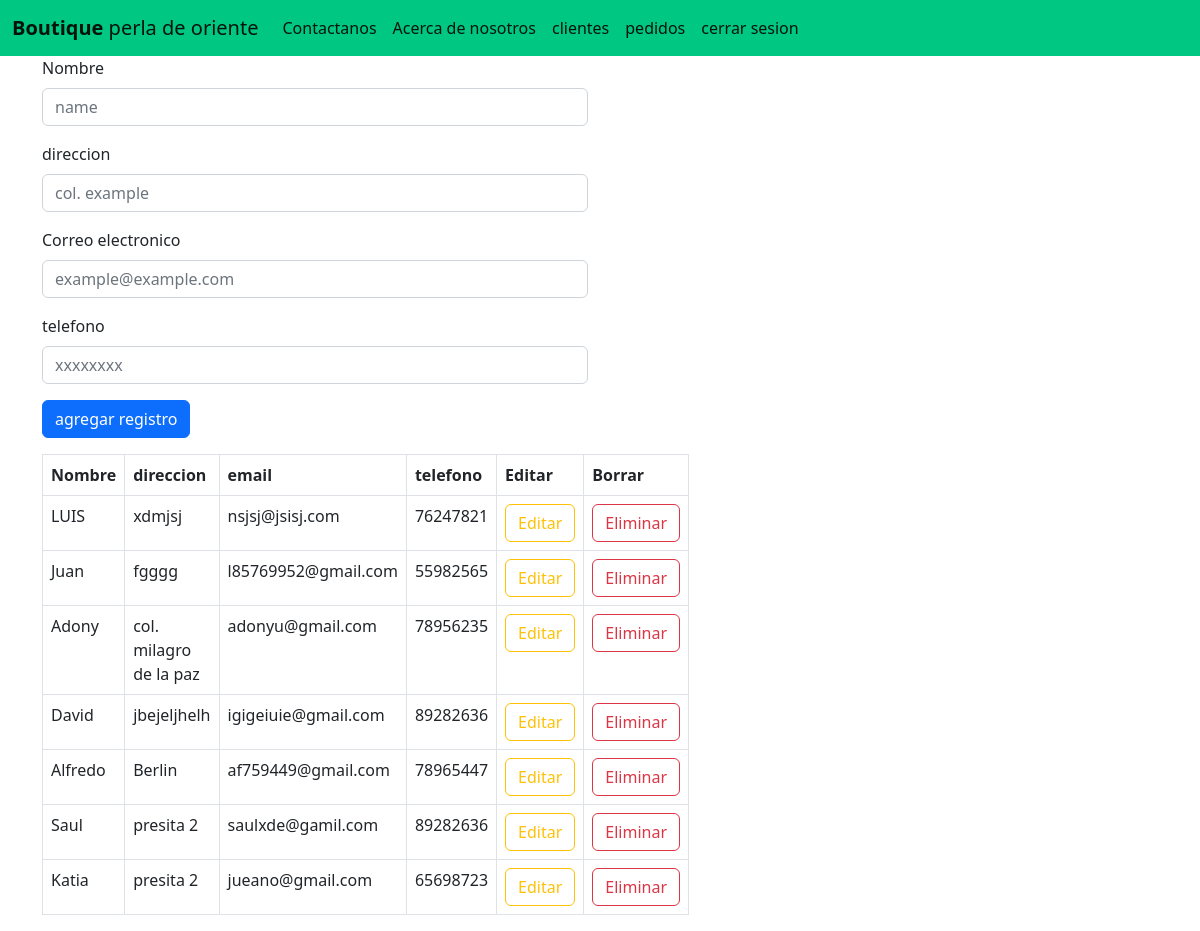
/clientes/, run on the app's committed database.
### app_tablas/models.py (models this page shows, shortened)
class Cliente(models.Model):
    nombre = models.CharField(max_length=50)
    direccion = models.CharField(max_length=80)
    email = models.EmailField()
    tfno = models.CharField(max_length=9)

### app_tablas/views.py (the view)
# urls.py: path('clientes/', clientes),
def clientes(request):
    cliente = Cliente.objects.all()
    return render(request, "clientes.html", {"cliente":cliente})

### app_tablas/Templates/clientes.html (shortened to what this page needs)
{%load static%}
<!DOCTYPE html>
<head>
    <link href="{%static 'lib/bootstrap/css/bootstrap.css'%}" rel="stylesheet" >
<body>
    <nav class="navbar  navbar-expand" style="background-color: #00c781;">
        <div class="container-fluid">
          <a class="navbar-brand" href="/principal"><b>Boutique</b> perla de oriente</a>
              <ul class="navbar-nav me-auto mb-2 mb-lg-0">
                <li class="nav-item">
                  <a class="nav-link active" aria-current="page" href="/contacto">Contactanos</a>
                </li>
                <li class="nav-item">
                  <a class="nav-link active" href="/about">Acerca de nosotros</a>
                </li>
                <li class="nav-item">
                  <a class="nav-link active" href="/clientes">clientes</a>
                </li>
                <li class="nav-item">
                  <a class="nav-link active" href="/pedidos">pedidos</a>
                </li>
                <li class="nav-item">
                  <a class="nav-link active" href="/cerrarsesion/">cerrar sesion</a>
                </li>
          </div>
      </nav>
{% block content%}
      <div class="container text-centyer">
        <div class="row">
          <div class="col-6 ">
            <form action="/regclientes/", method="post">{% csrf_token %}
              <div class="mb-3">
                <label for="exampleFormControlInput1" class="form-label">Nombre</label>
                <input type="text" class="form-control" name="name1"  id="name1" placeholder="name">
              </div>
              <div class="mb-3">
                <label for="exampleFormControlInput1" class="form-label">direccion</label>
                <input type="text" class="form-control" name="dic1" id="dic1" placeholder="col. example">
              </div>
              <div class="mb-3">
                <label for="exampleFormControlInput1" class="form-label">Correo electronico</label>
                <input type="email" class="form-control" name="ema1"  id="ema1"placeholder="example@example.com">
              </div>
              <div class="mb-3">
                <label for="exampleFormControlInput1" class="form-label">telefono</label>
                <input type="text" class="form-control" name="tfno1" id="tfno1" placeholder="xxxxxxxx">
              </div>
              <div class="col-auto">
            <button type="submit" class="btn btn-primary mb-3">agregar registro</button>
          </div>
        </form>
            <table id="mostrar" class="table table-bordered table-hover">
              <thead>
                <tr>
                <th>Nombre</th>
                <th>direccion</th>
                <th>email</th>
                <th>telefono</th>
                <th>Editar</th>
                <th>Borrar</th>
              </tr>
              </thead>
              <tbody>
                {%for cli in cliente %}
                <tr>
                  <td>{{cli.nombre}}</td>
                  <td>{{cli.direccion}}</td>
                  <td>{{cli.email}}</td>
                  <td>{{cli.tfno}}</td>
                  <td><a href="/editclientes/{{cli.id}}" class="btn btn-outline-warning">Editar</a></td>
                  <td><a href="/elimclientes/{{cli.id}}" class="btn btn-outline-danger">Eliminar</a></td>
                  {% endfor %}
                </tr>
              </tbody>
            </table>
          </div>
        </div>
      </div>
      {% endblock %}
</body>

### data on the page
Cliente: nombre "LUIS", direccion "xdmjsj", email "nsjsj@jsisj.com", tfno "76247821"
Cliente: nombre "Juan", direccion "fgggg", email "l85769952@gmail.com", tfno "55982565"
Cliente: nombre "Adony", direccion "col. milagro de la paz", email "adonyu@gmail.com", tfno "78956235"
Cliente: nombre "David", direccion "jbejeljhelh", email "igigeiuie@gmail.com", tfno "89282636"
Cliente: nombre "Alfredo", direccion "Berlin", email "af759449@gmail.com", tfno "78965447"
Cliente: nombre "Saul", direccion "presita 2", email "saulxde@gamil.com", tfno "89282636"
Cliente: nombre "Katia", direccion "presita 2", email "jueano@gmail.com", tfno "65698723"
